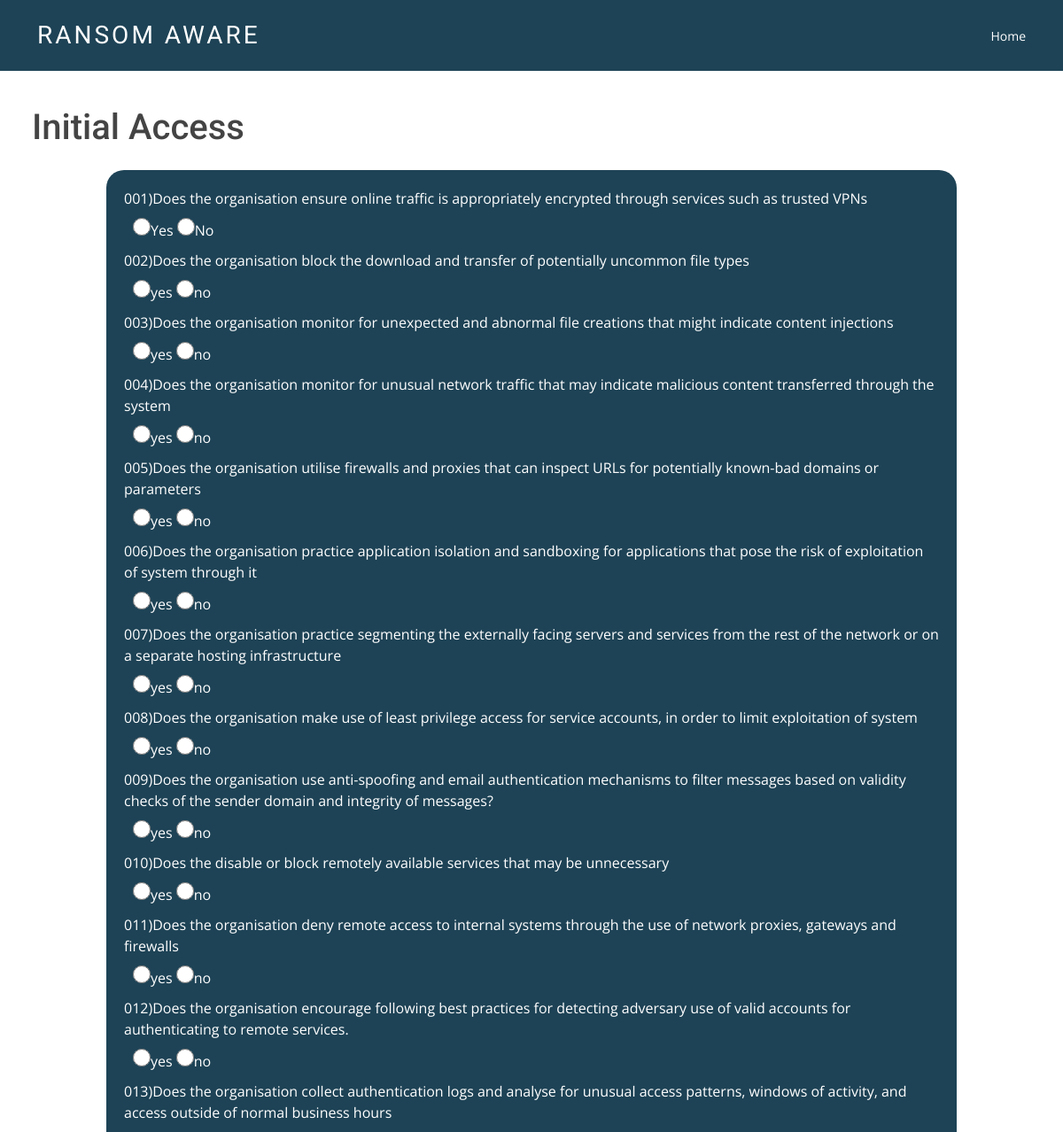
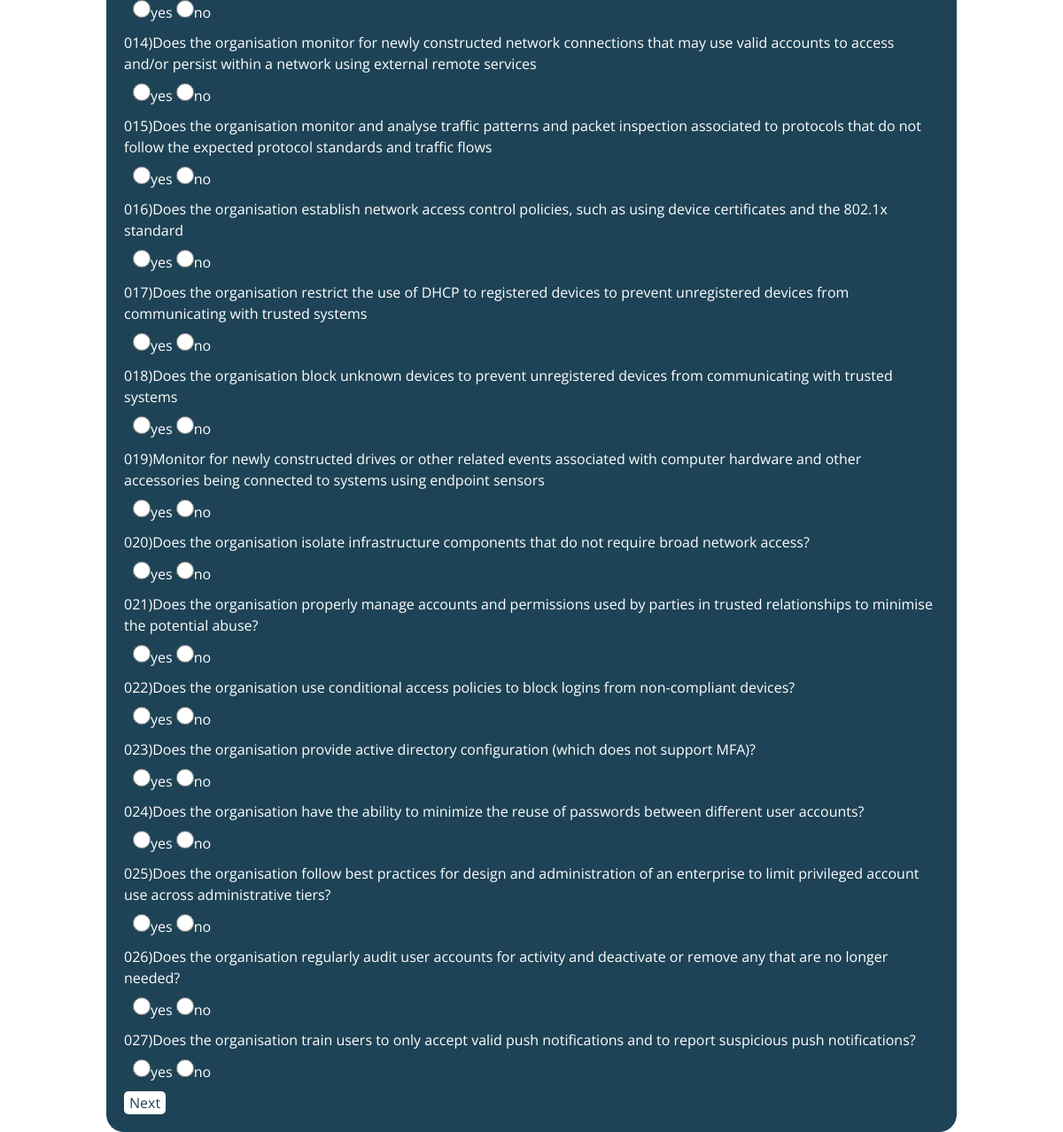
The app's page /q1/ with its own data (2 pictures, top to bottom).
### initial_access/models.py (models this page shows, shortened)
class initaccess(models.Model):
    question_id = models.CharField(max_length=200)
    question=models.TextField(blank=True)
    option_A=models.CharField(max_length=200,default='yes')
    option_B=models.CharField(max_length=200,default='no')
    keywords=models.TextField(blank=True)

### initial_access/views.py (the view)
# urls.py: path('q1/',views.quiz1, name='initial_access'),
def quiz1(request):
    questions = initaccess.objects.all()
    return render(request,'initial_access/initial.html',{
        'questions': questions,
    })

### initial_access/templates/initial_access/initial.html (shortened to what this page needs)
{% extends 'initial_access/base.html' %}
{% load static %}
{% block content %}
<h1>Initial Access</h1>
<form class="form-container" method="post" action="/result_init/">
    <div class="qblock">
        {% for q in questions %}
        <div class="question">{{q.question_id}}){{q.question}}</div>
        <div class="option">
            <input type="radio" name="{{q.question}}" value="option_A">{{q.option_A}}</input>
            <input type="radio" name="{{q.question}}" value="option_B">{{q.option_B}}</input>
        </div>
        {% endfor %}
        <div><button type="submit">Next</button></div>
    </div>
</form>
{% endblock %}

### initial_access/static/assets/css/style.css (style rules this page uses)
body { font-family: "Open Sans", sans-serif; color: #444; }
h1, h2, h3, h4, h5, h6, .font-primary { font-family: "Roboto", sans-serif; }

### initial_access/templates/initial_access/initial.html (style rules this page uses)
.qblock { padding: 20px; margin-left: 10%; margin-right: 10%; margin-top: 0; background-color: #1e4356; color: white; border-radius: 20px; }
input[type=radio] { color:#2b607c; width: 20px; height: 20px; font-weight: 20px; }
.option { padding: 10px; }
input { display: inline; }
button { background-color: white; color: #1e4356; border-radius: 5px; border: none; display: flex; flex-wrap: center; }
h1 { margin-top: 10%; margin-bottom: 2%; margin-left: 3%; }

### records on screen
initaccess: question_id "001", question "Does the organisation ensure online traffic is appropriately encrypted through services such as trusted VPNs", option_A "Yes", option_B "No"
initaccess: question_id "002", question "Does the organisation block the download and transfer of potentially uncommon file types", option_A "yes", option_B "no"
initaccess: question_id "003", question "Does the organisation monitor for unexpected and abnormal file creations that might indicate content injections", option_A "yes", option_B "no"
initaccess: question_id "004", question "Does the organisation monitor for unusual network traffic that may indicate malicious content transferred through the system", option_A "yes", option_B "no"
initaccess: question_id "005", question "Does the organisation utilise firewalls and proxies that can inspect URLs for potentially known-bad domains or parameters", option_A "yes", option_B "no"
initaccess: question_id "006", question "Does the organisation practice application isolation and sandboxing for applications that pose the risk of exploitation of system through it", option_A "yes", option_B "no"
initaccess: question_id "007", question "Does the organisation practice segmenting the externally facing servers and services from the rest of the network or on a separate hosting infrastructure", option_A "yes", option_B "no"
initaccess: question_id "008", question "Does the organisation make use of least privilege access for service accounts, in order to limit exploitation of system", option_A "yes", option_B "no"
initaccess: question_id "009", question "Does the organisation use anti-spoofing and email authentication mechanisms to filter messages based on validity checks of the sender domain and integrity of messages?", option_A "yes", option_B "no"
initaccess: question_id "010", question "Does the disable or block remotely available services that may be unnecessary", option_A "yes", option_B "no"
initaccess: question_id "011", question "Does the organisation deny remote access to internal systems through the use of network proxies, gateways and firewalls", option_A "yes", option_B "no"
initaccess: question_id "012", question "Does the organisation encourage following best practices for detecting adversary use of valid accounts for authenticating to remote services.", option_A "yes", option_B "no"
initaccess: question_id "013", question "Does the organisation collect authentication logs and analyse for unusual access patterns, windows of activity, and access outside of normal business hours", option_A "yes", option_B "no"
initaccess: question_id "014", question "Does the organisation monitor for newly constructed network connections that may use valid accounts to access and/or persist within a network using external remote services", option_A "yes", option_B "no"
initaccess: question_id "015", question "Does the organisation monitor and analyse traffic patterns and packet inspection associated to protocols that do not follow the expected protocol standards and traffic flows", option_A "yes", option_B "no"
initaccess: question_id "016", question "Does the organisation establish network access control policies, such as using device certificates and the 802.1x standard", option_A "yes", option_B "no"
initaccess: question_id "017", question "Does the organisation restrict the use of DHCP to registered devices to prevent unregistered devices from communicating with trusted systems", option_A "yes", option_B "no"
initaccess: question_id "018", question "Does the organisation block unknown devices to prevent unregistered devices from communicating with trusted systems", option_A "yes", option_B "no"
initaccess: question_id "019", question "Monitor for newly constructed drives or other related events associated with computer hardware and other accessories being connected to systems using endpoint sensors", option_A "yes", option_B "no"
initaccess: question_id "020", question "Does the organisation isolate infrastructure components that do not require broad network access?", option_A "yes", option_B "no"
initaccess: question_id "021", question "Does the organisation properly manage accounts and permissions used by parties in trusted relationships to minimise the potential abuse?", option_A "yes", option_B "no"
initaccess: question_id "022", question "Does the organisation use conditional access policies to block logins from non-compliant devices?", option_A "yes", option_B "no"
initaccess: question_id "023", question "Does the organisation provide active directory configuration (which does not support MFA)?", option_A "yes", option_B "no"
initaccess: question_id "024", question "Does the organisation have the ability to minimize the reuse of passwords between different user accounts?", option_A "yes", option_B "no"
initaccess: question_id "025", question "Does the organisation follow best practices for design and administration of an enterprise to limit privileged account use across administrative tiers?", option_A "yes", option_B "no"
initaccess: question_id "026", question "Does the organisation regularly audit user accounts for activity and deactivate or remove any that are no longer needed?", option_A "yes", option_B "no"
initaccess: question_id "027", question "Does the organisation train users to only accept valid push notifications and to report suspicious push notifications?", option_A "yes", option_B "no"
